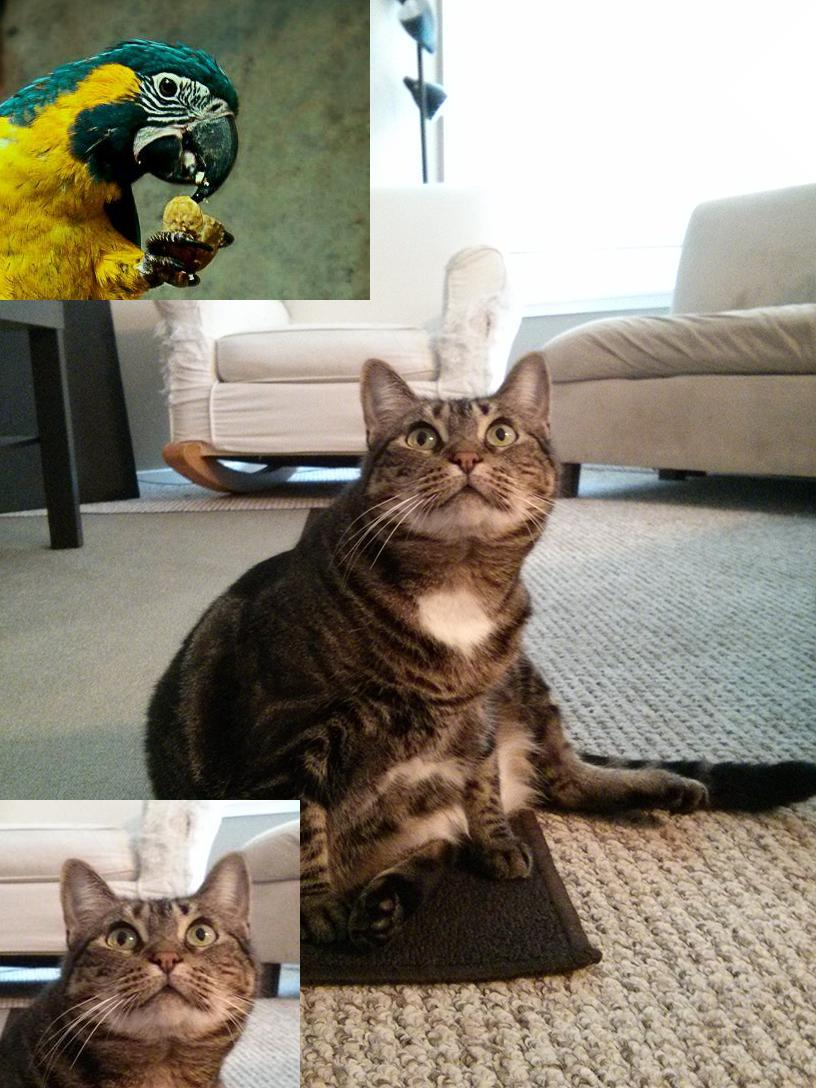

This chart was generated by the following Python code:
from PIL import Image
img=Image.open('zophie.jpg')
img2=Image.open('parrot.jpg')
copied_img=img.copy()
cropped_img=img.crop((300,300,600,600))
crooped_parrot=img2.crop((230,100,600,400))
copied_img.paste(crooped_parrot,(0,0))
copied_img.paste(cropped_img,(0,800))
copied_img.save("copy_paste.jpg")
